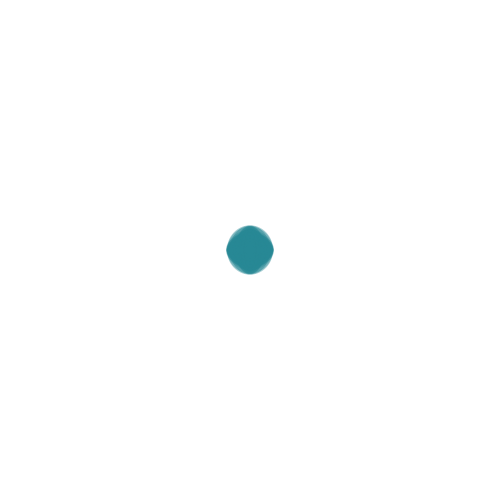
Frame 1 (no input)
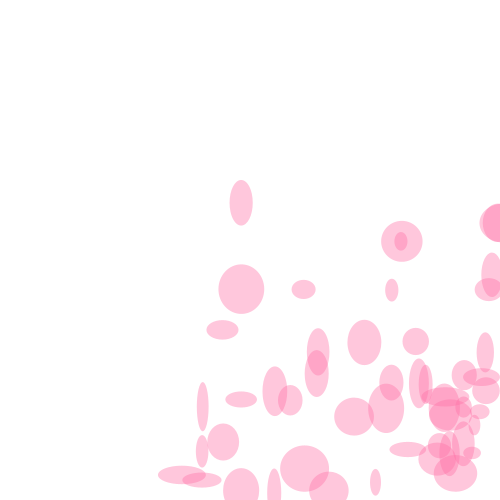
Frame 60 (the mouse pressed at the canvas centre just before this capture)
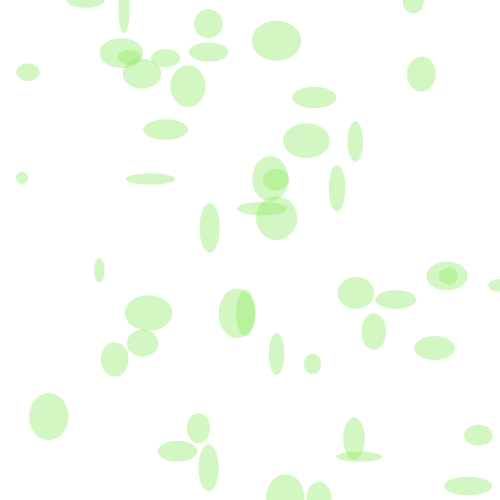
Frame 120 (the mouse held since frame 60 and released just before this capture)

The Processing sketch that drew these frames (run headless with seeded random() and noise(); from frame 60 on, the mouse is pressed at the canvas centre):

// Processing sketch: processing_66934
// ── processing_66934.pde

int numCircle = 50;
float[] cirX = new float[numCircle];
float[] cirY = new float[numCircle];
float[] directionX = new float[numCircle];
float[] directionY = new float[numCircle];
boolean balldirection = false;

void setup(){
  size(500, 500);
  smooth();
  noStroke();
  
  for(int i = 0; i < numCircle; i++){
    cirX[i] = 250;
    cirY[i] = 250;
    directionX[i] = random(2,10);
    directionY[i] = random(2,10);
  }
}

void draw(){
  background(255);
  fill(random(0,256), random(0,256), random(0,256), 100);
  for(int i=0; i < numCircle; i++){
  
  if ((cirX[i] > 500) || (cirX[i] < 0)){
    directionX[i] = -directionX[i];
  }
  if((cirY[i] > 500) || (cirY[i] < 0)){
    directionY[i] = -directionY[i];
  }
  ellipse(cirX[i], cirY[i], random(10,50), random(10,50));

  
  cirX[i] = cirX[i] + directionX[i];
  cirY[i] = cirY[i] + directionY[i];
  
  
   }

   
}
